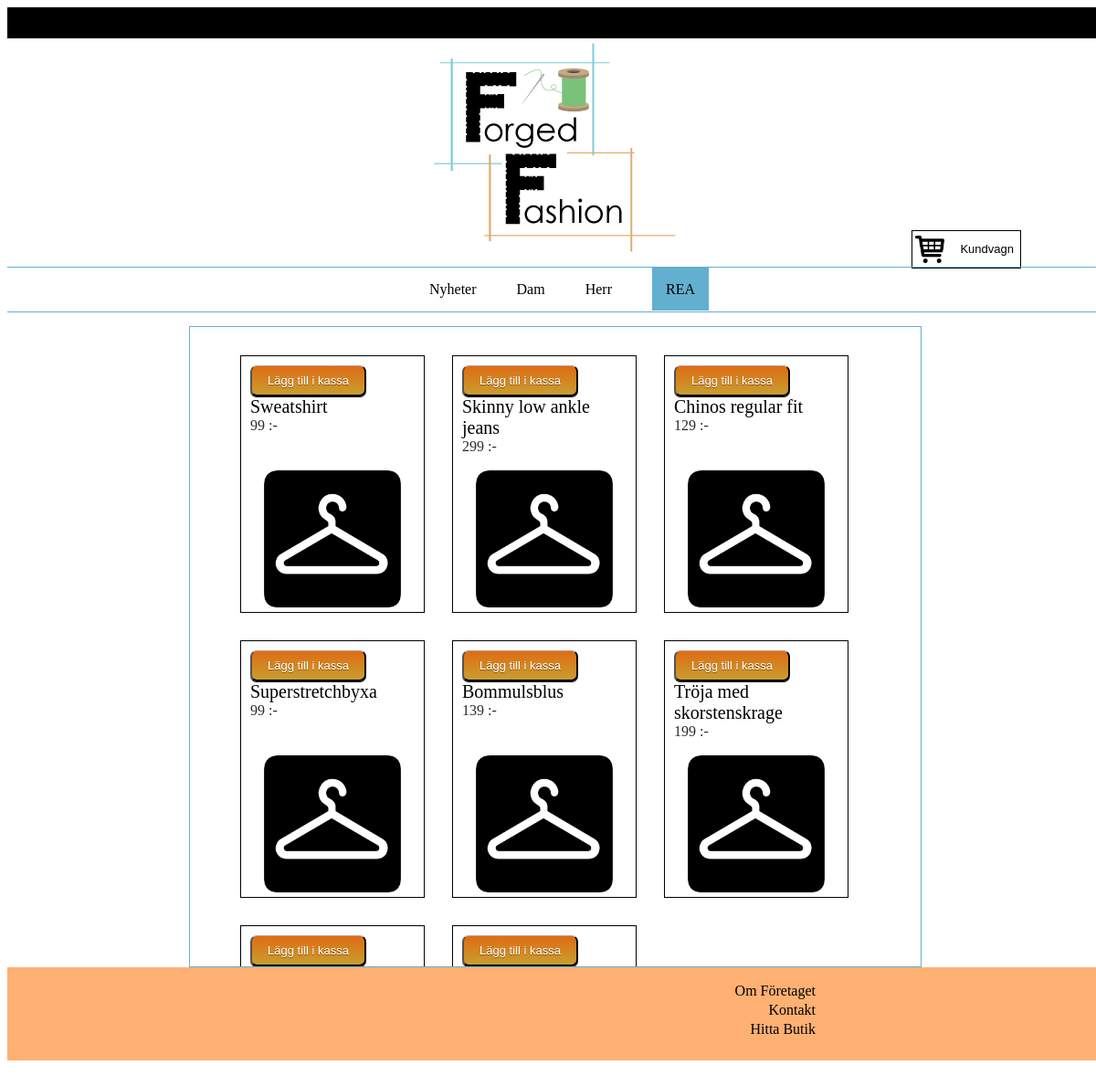
Screenshot of /rea.php with the database file from the repository.
### tables this page shows
CREATE TABLE IF NOT EXISTS `product` (
  `productID` int(10) unsigned NOT NULL AUTO_INCREMENT,
  `name` varchar(25) NOT NULL,
  `price` varchar(10) NOT NULL,
  `description` varchar(150) NOT NULL,
  `sizeID` int(10) unsigned DEFAULT NULL,
  `clothcategoryID` int(10) unsigned DEFAULT NULL,
  `perscategoryID` int(10) unsigned NOT NULL,
  PRIMARY KEY (`productID`),
  KEY `sizeID` (`sizeID`,`clothcategoryID`,`perscategoryID`),
  KEY `sizeID_2` (`sizeID`),
  KEY `clothcategoryID` (`clothcategoryID`),
  KEY `perscategoryID` (`perscategoryID`)
);

### rea.php (the view, shortened to what this page needs)
<?php
require_once('php/reading.php');
$result = $link->query('CALL `ReaLista`()');
?>
<!doctype html>
<html lang="sv">
    <head>
    <link rel="stylesheet" href="css/style.css" media="screen">
    </head>
    <body>
        <wrapper id="wrapper">
            <div id="header">
            </div>
            <header id="headerText">
                <a href="index.php"><img src="images/Projektlogo.png"></img></a>
                <form id="cartForm" action="kassa.php" method="post">
                    <input id="cartButton" type="submit" value="Kundvagn"/>
                </form>
            </header>
            <nav id="navigation">
             <ul id="menu-list">
                <li><a href="nyheter.php" class="mainNav">Nyheter</a></li>
                <li><a href="dam.php" class="mainNav">Dam</a></li>
                <li><a href="herr.php" class="mainNav">Herr</a></li>
                <li><a href="rea.php" class="active" class="mainNav">REA</a></li>
            </ul>
            </nav>
            <main id="content">
                <ul>
                <?php while ($row = $result->fetch_assoc()) {?>
                    <li id="list">
                        <form method="post">
                            <input id="shoppingName" type="hidden" value="<?php print_r($row['name']); ?>" name="product_id">
                            <input id="shoppingName" type="hidden" value="<?php print_r($row['price']); ?>" name="price">
                            <input id="productButton" type="submit" value="Lägg till i kassa">
                        </form>
                        <span class="name"><?php echo($row['name']); ?></span>
                        <br>
                        <span class="price"><?php echo($row['price']); ?></span>
                    </li>
                <?php } ?>
                </ul>
            </main>
            <div id="footer">
                <ul id="info-list">
                    <li><a href="info.php" class="footerNav">Om Företaget</a></li>
                    <li><a href="kontakt.php" class="footerNav">Kontakt</a></li>
                    <li><a href="hittaButik.php" class="footerNav">Hitta Butik</a></li>
                </ul>
            </div>
        </wrapper>
    </body>
</html>

### css/style.css (style rules this page uses)
body { width:100%; }
#header { width:100%; height:34px; background-color:black; color:white; }
#headerText { text-align:center; font-family:verdana; width:100%; height:250px; }
#cartButton { color: black; background-color:white; border: 1px solid black; font-size: 13px; font-family: Helvetica, Arial, Sans-Serif; text-decoration: none; vertical-align: middle; margin-top:-67px; margin-left:900px; width:120px; height:42px; text-align:right; padding:7px; background-image: url('../images/cart.png'); background-repeat:no-repeat; background-size:40px 40px; }
#cartForm { z-index: 5; }
#content { overflow-x:hidden; overflow-y:scroll; margin:auto; margin-top:65px; width:800px; height:700px; border:1px solid #63AFD0; }
#list { list-style:none; margin:15px; padding:10px; width: 180px; height:260px; border:1px solid black; float:left; background-image:url('../images/coathangerIcon.png'); background-size:160px 160px; background-repeat:no-repeat; background-position:bottom; }
.name { font-family:Verdana; font-size:20px; }
.price { font-family:verdana; color:#292A2B; }
.mainNav { text-decoration:none; font-family:verdana; }
.footerNav { padding:10px; text-decoration:none; font-family:verdana; }
#navigation { width:100%; height:48px; border-top:1px solid #63AFD0; border-bottom:1px solid #63AFD0; z-index: 15; position:absolute; }
#navigation ul { width: 30%; margin: auto; list-style: none; }
#navigation li { text-align: center; float:left; margin:15px; }
#navigation li a { height:32px; width:70px; margin-right:7px; margin-left:7px; }
.active { padding:15px; margin:10px; text-decoration:none; color:white; font-family:verdana; width:110px; height:77px; background-color:#63AFD0; }
#footer { padding:1px; width:100%; height:100px; background-color:#FFB073; }
#footer ul { text-align:right; margin-right:25.5%; list-style:none; }
#footer li { margin-top:3px; }
#productButton { border-top: 1px solid #bd9e8e; background: #c99e30; background: -webkit-gradient(linear, left top, left bottom, from(#de6c14), to(#c99e30)); background: -webkit-linear-gradient(top, #de6c14, #c99e30); background: -moz-linear-gradient(top, #de6c14, #c99e30); background: -ms-linear-gradient(top, #de6c14, #c99e30); background: -o-linear-gradient(top, #de6c14, #c99e30); padding: 8px 17px; -webkit-border-radius: 7px; -moz-border-radius: 7px; border-radius: 7px; -webkit-box-shadow: rgba(0,0,0,1) 0 1px 0; -moz-box-shadow: rgba(0,0,0,1) 0 1px 0; box-shadow: rgba(0,0,0,1) 0 1px 0; text-shadow: rgba(0,0,0,.4) 0 1px 0; color: #ffffff; font: bold; font-size: 13px; font-family: Helvetica, Arial, Sans-Serif; text-decoration: none; vertical-align: middle; }
a:link { color:black; }

### rows the page displays
product: name "Sweatshirt", price "99 :-"
product: name "Skinny low ankle jeans", price "299 :-"
product: name "Chinos regular fit", price "129 :-"
product: name "Superstretchbyxa", price "99 :-"
product: name "Bommulsblus", price "139 :-"
product: name "Tröja med skorstenskrage", price "199 :-"
